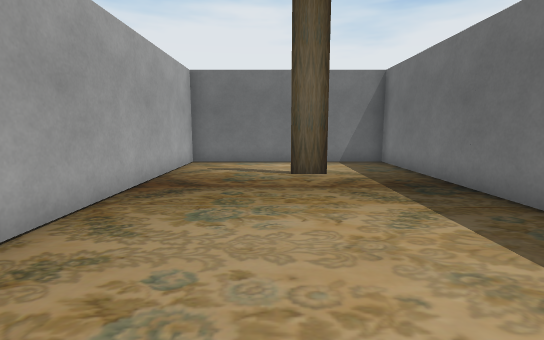
View 1 (above)

16 first-person views from a walk through a scene from a Unity 3-D project. The camera is 1.3 m above the floor, tilts 8° down and sees 85° across. The floor is counted in squares, 1 m on a side. Each view is taken from the middle of a square. On the plan, view 1 faces up. The plan holds only what a view shows up to about 14 squares ahead; the rest is blank. The place goes on beyond the plan. The player is left out. Some surface patterns are stand-ins.

View 2
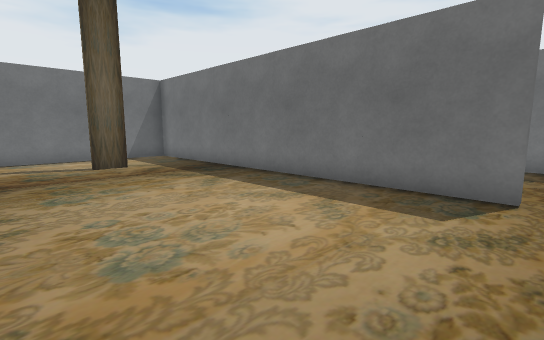

View 3
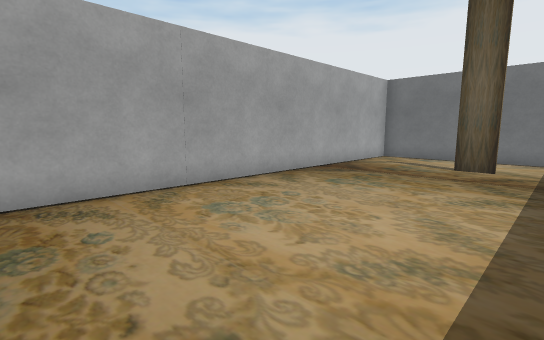

View 4
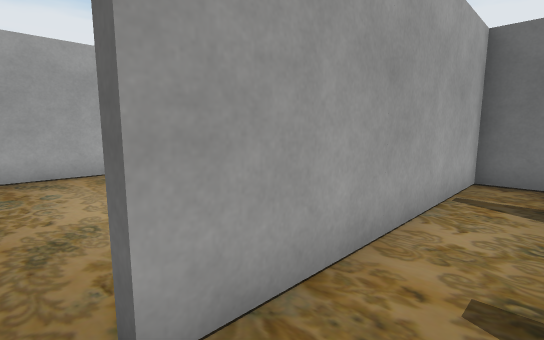

View 5
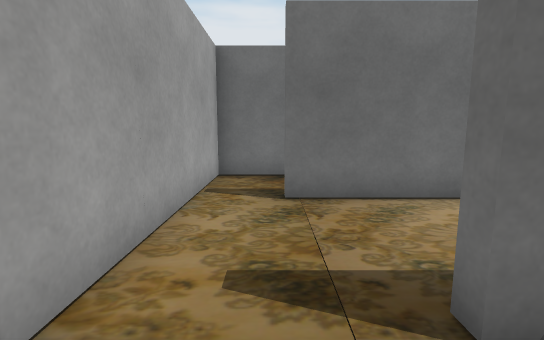

View 6
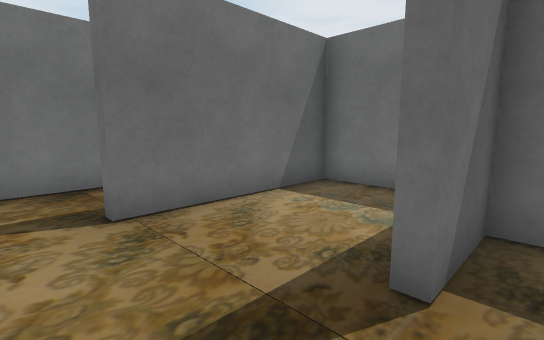

View 7
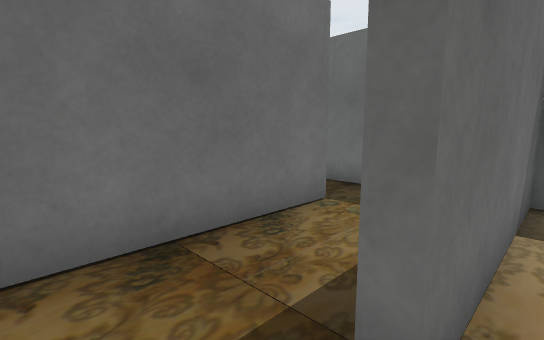

View 8
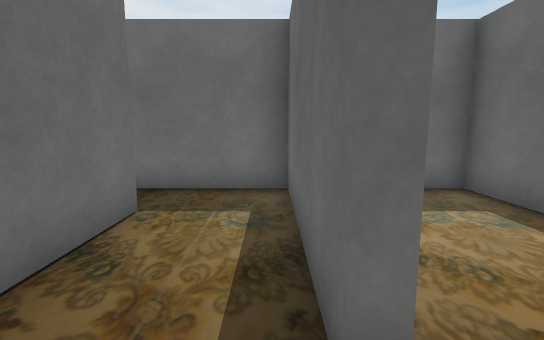

View 9
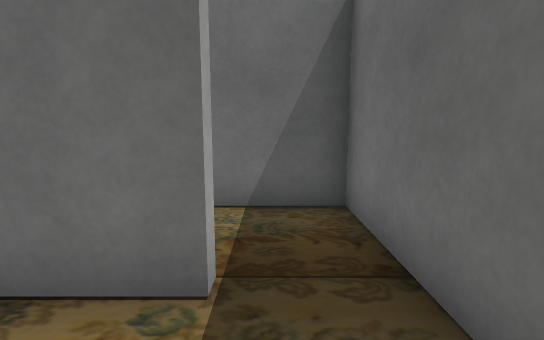

View 10
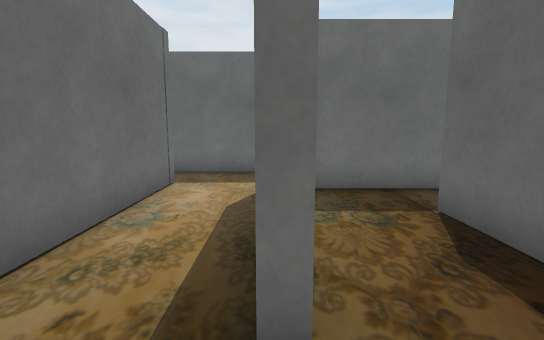

View 11
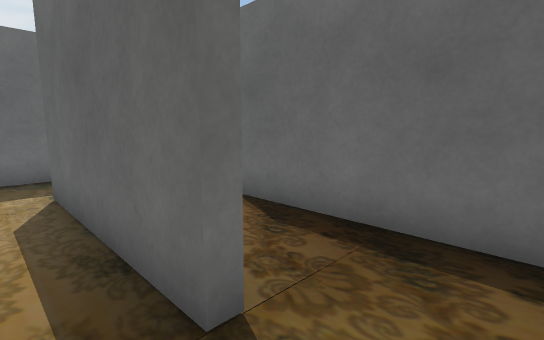

View 12
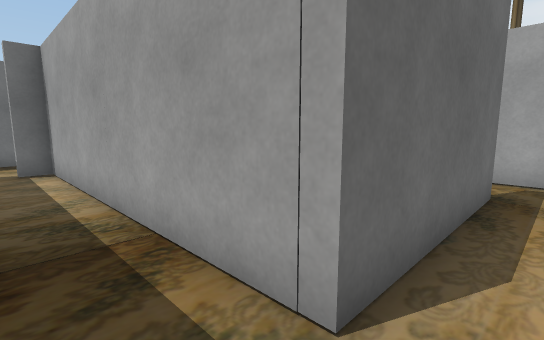

View 13
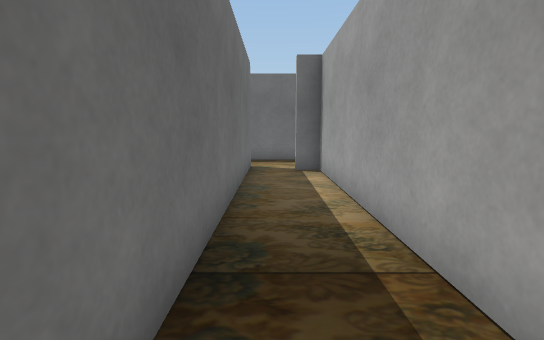

View 14
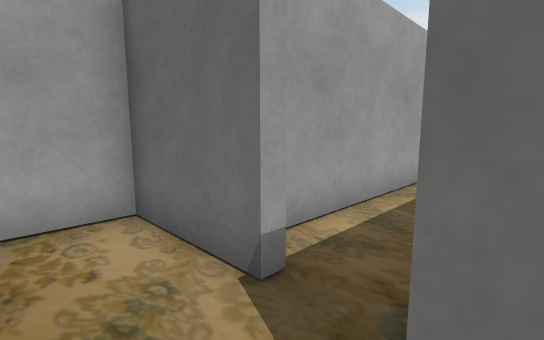

View 15
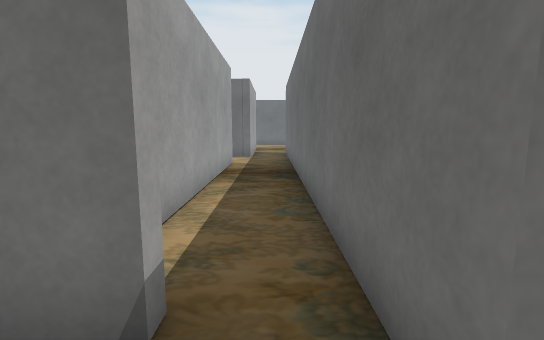

View 16
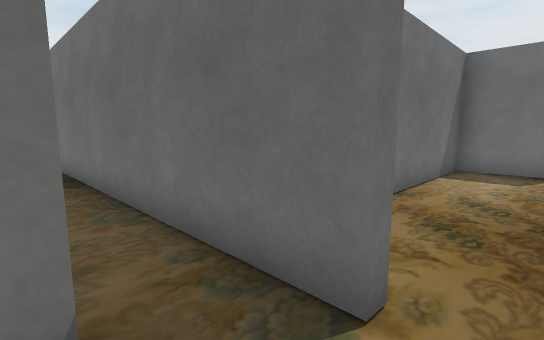

### Floor plan
Ten units are one square. View 1 is at (0, 0); x grows to the right and y downward. Boxes are objects, and circles mark ways between rooms. Rooms are numbered by the first view taken in them; rooms with no view inside come last. Other rooms are left out.
<svg viewBox="-35 -126 181 151">
<path fill="none" stroke="#000" d="M16 -84 5 -84M45 15 42 15 42 -114 -30 -114 -30 19M93 1 112 1 112 -34 62 -34M92 16 92 4 72 4 72 0M45 -24 45 15M62 -34 62 -37 112 -37 112 -66M95 -64 95 -61 45 -61 45 -24M50 -64 95 -64M45 -97 45 -87M112 -66 112 -88 90 -88M120 -121 120 -114 74 -114M64 -91 115 -91 115 1 123 1M137 -5 137 -120M123 1 123 4 95 4 95 19M141 12 137 12 137 -5"/>
<circle cx="40" cy="20" r="3" fill="#2a7"/>
<circle cx="55" cy="-30" r="3" fill="#2a7"/>
<circle cx="100" cy="-60" r="3" fill="#2a7"/>
<circle cx="55" cy="-90" r="3" fill="#2a7"/>
<circle cx="130" cy="0" r="3" fill="#2a7"/>
<text x="10" y="-40">1</text>
<text x="70" y="0">2</text>
<text x="70" y="-40">3</text>
<text x="70" y="-80">4</text>
<text x="120" y="-70">5</text>
<text x="120" y="10">6</text>
</svg>
Room 1 opens to room 2. Room 2 opens to room 3. Room 3 opens to room 4. Room 4 opens to room 5. Room 5 opens to room 6.

Where each view was taken, in squares from view 1:
view 1: 0 up, 0 right, facing up
view 2: 2 down, 2 left, facing up-right
view 3: 2 down, 3 right, facing up-left
view 4: 2 down, 6 right, facing up-left
view 5: 2 down, 6 right, facing up
view 6: 1 down, 5 right, facing up-right
view 7: 3 up, 5 right, facing up-right
view 8: 4 up, 5 right, facing right
view 9: 4 up, 10 right, facing up
view 10: 9 up, 5 right, facing right
view 11: 10 up, 5 right, facing down-right
view 12: 10 up, 13 right, facing down-left
view 13: 9 up, 13 right, facing down
view 14: 2 down, 14 right, facing up-left
view 15: 2 down, 13 right, facing up
view 16: 2 down, 12 right, facing up-right
